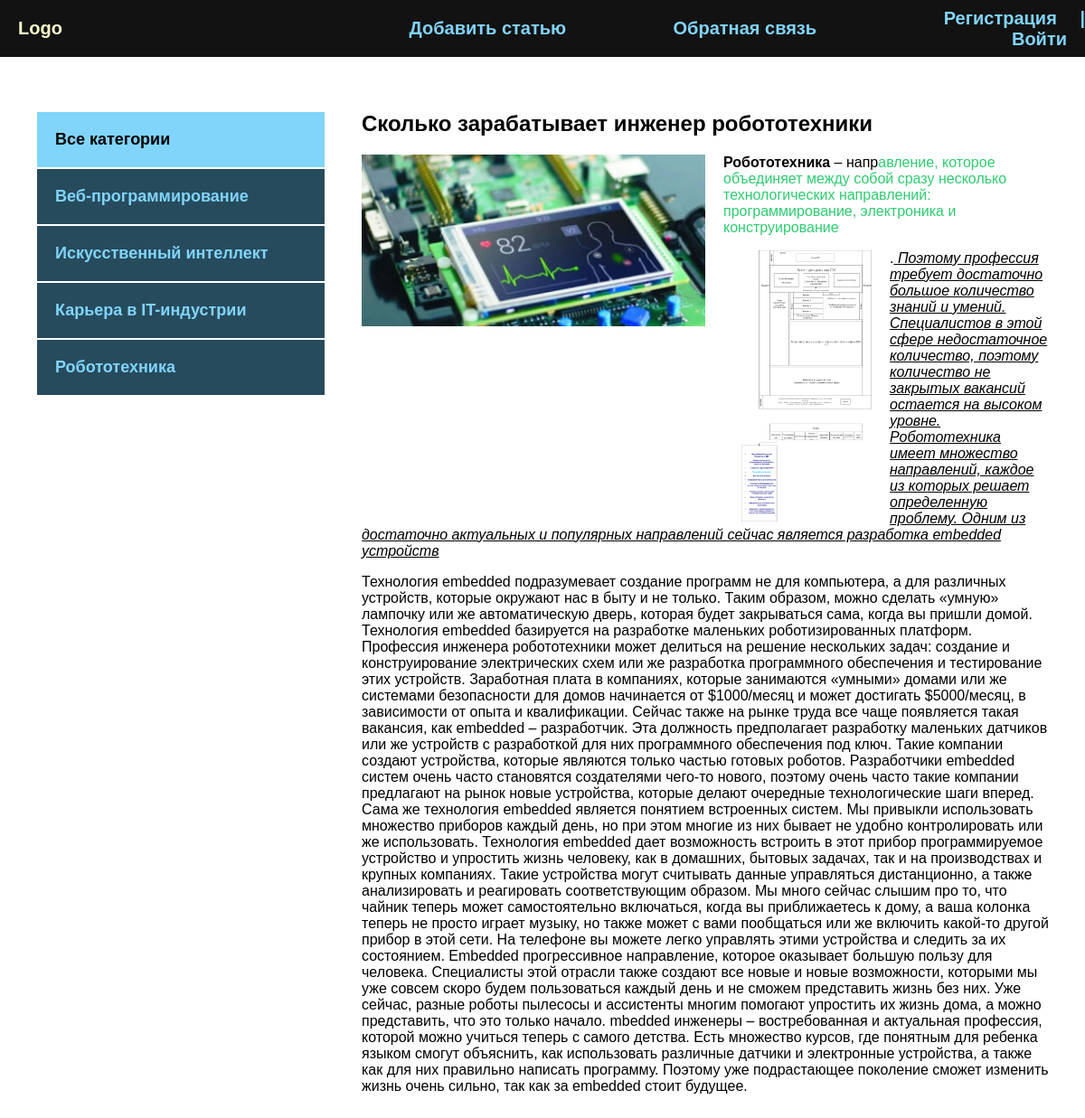
The page /post/skolko-zarabatyvaet-inzhener-robototehniki/ on the database its author committed.
### blog/models.py (models this page shows, shortened)
class Category(models.Model):
    name = models.CharField(max_length=100, db_index=True, verbose_name='Категория')
    slug = models.SlugField(max_length=100, unique=True, db_index=True, verbose_name='URL')
    def get_absolute_url(self):
        return reverse('category', kwargs={'cat_slug': self.slug})
    class Meta:
        verbose_name = 'Категория'
        verbose_name_plural = 'Категории'

class Blog(models.Model):
    title = models.CharField(max_length=255, verbose_name='Название')
    slug = models.SlugField(max_length=255, unique=True, db_index=True, verbose_name='URL')
    content = models.TextField(blank=True, verbose_name='Контент')
    photo = models.ImageField(upload_to='photos/%Y/%m/d', blank=True, verbose_name='Фото')
    time_created = models.DateTimeField(auto_now_add=True, verbose_name='Дата публикации')
    time_update = models.DateTimeField(auto_now=True, verbose_name='Дата обновления')
    is_published = models.BooleanField(default=True, verbose_name='Опубликовано')
    cat = models.ForeignKey('Category', on_delete=models.PROTECT, verbose_name='Категория')
    def __str__(self):
        return self.title
    class Meta:
        verbose_name = 'Новость'
        verbose_name_plural = 'Новости'
        ordering = ['-time_created']

### blog/views.py (the view)
# urls.py: path('post/<slug:post_slug>/', ShowPost.as_view(), name='post'),
class ShowPost(DataMixin, DetailView):
    model = Blog
    template_name = 'blog/post.html'
    context_object_name = 'post'
    slug_url_kwarg = 'post_slug'
    def get_context_data(self, *, object_list=None, **kwargs):
        context = super().get_context_data(**kwargs)
        c_def = self.get_user_context(title=context['post'])
        return dict(list(context.items()) + list(c_def.items()))

### blog/utils.py (called while the page is built)
    def get_user_context(self, **kwargs):
        context = kwargs
        cats = Category.objects.annotate(Count('blog'))
        user_menu = menu.copy()
        if not self.request.user.is_authenticated:
            user_menu.pop(0)
        context['menu'] = menu
        context['cats'] = cats
        if 'cat_selected' not in context:
            context['cat_selected'] = 0
        return context

### blog/templates/blog/post.html
{% extends 'blog/base.html' %}
{% block content %}
<div class="post">
    <h2>{{ post.title }}</h2>
    {% if post.photo %}
    <img src="{{ post.photo.url }}" alt="" class="image">
    {% endif %}
    {{ post.content|safe }}
</div>
{% endblock %}

### blog/templates/blog/base.html (shortened to what this page needs)
{% load static %}
{% load blog_tags %}
<!DOCTYPE html>
<html lang="en">
<head>
    <link rel="stylesheet" href="{% static 'css/style.css' %}">
</head>
<body>
    <div class="header">
        <div class="wrap">
            <ul class="mainmenu">
                <li class="logo"><a href="{% url 'index' %}">Logo</a></li>
                {% for m in menu %}
                <li class="last"><a href="{% url m.url_name %}">{{ m.title }}</a></li>
                {% endfor %}
                    {% if request.user.is_authenticated %}
                    <li class="last">{{ user.username }} |<a href="{% url 'logout' %}">Выйти</a></li>
                    {% else %}
                    <li class="last">
                        <a href="{% url 'register' %}">Регистрация</a> |
                        <a href="{% url 'login' %}">Войти</a>
                    </li>
                    {% endif %}
            </ul>
        </div>
    </div>
   <div class="content">
        <div class="wrap">
            <div class="sidebar">
                <ul>
                    {% if cat_selected == 0 %}
                    <li class="selected">Все категории</li>
                    {% else %}
                    <li><a href="{% url 'index' %}">Все категории</a></li>
                    {% endif %}
                    {% for c in cats %}
                        {% if c.blog__count > 0 %}
                            {% if c.pk == cat_selected %}
                                <li class="selected">{{ c.name }}</li>
                            {% else %}
                                <li><a href="{{ c.get_absolute_url }}">{{ c.name }}</a></li>
                            {% endif %}
                        {% endif %}
                    {% endfor %}
                </ul>
            </div>
            <div class="main">
            {% block content %}
            {% endblock %}
        </div>
    </div>
</body>
</html>

### blog/static/css/style.css (style rules this page uses)
body { padding: 0; margin: 0; background: #264b5d; font-family: Verdana, Geneva, Tahoma, sans-serif; }
.wrap { max-width: 1200px; margin: 0 auto; }
.content .wrap { background: #FFF; padding: 40px; box-sizing: border-box; display: flex; }
ul { list-style: none; margin: 0; padding: 0; }
a { color: #81d4fa; text-decoration: none; padding: 20px; display: block; }
.mainmenu { display: flex; align-items: center; font-size: 20px; font-weight: bold; justify-content: space-between; }
.header { background: #121212; }
.logo { flex-basis: 40%; }
.last { flex-basis: 30%; text-align: right; color: #81d4fa; }
.sidebar ul { width: 320px; margin-right: 40px; margin-top: 20px; }
.sidebar a { padding: 20px; display: block; border: 1px solid #FFF; background: #264b5d; font-weight: bold; font-size: 18px; }
.selected { font-size: 18px; padding: 20px; border: 1px solid #FFF; font-weight: bold; background: #81d4fa; }
.image { float: left; margin-right: 20px; max-width: 50%; }
.post { font-size: 16px; }
.last a { display: inline; }

### rows shown on the page
Category: name "Веб-программирование"
Category: name "Искусственный интеллект"
Category: name "Карьера в IT-индустрии"
Category: name "Робототехника"
Blog: title "Сколько зарабатывает инженер робототехники", photo (picture), content "Робототехника – напр авление, которое объединяет между собой сразу несколько технологических направлений: программирование, электроника и конструирование . Поэтому профессия требует достаточно большое количество знаний и умений. Специалистов в этой сфере недостаточное количество, поэтому количество не закрытых вакансий остается на высоком уровне. Робототехника имеет множество направлений, каждое из которых решает определенную проблему. Одним из достаточно актуальных и популярных направлений сейчас является разработка embedded устройств Технология embedded подразумевает создание программ не для компьютера, а для различных устройств, которые окружают нас в быту и не только. Таким образом,…", content (picture)

### other values the page prints
{{ m.title }} "Добавить статью" "Обратная связь"
